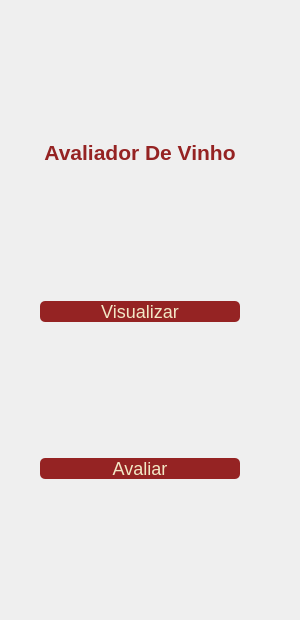
    <widget class="QWidget" name="page_avaliar">
     <widget class="QWidget" name="verticalLayoutWidget_3">
      <property name="geometry">
       <rect>
        <x>0</x>
        <y>0</y>
        <width>291</width>
        <height>611</height>
       </rect>
      </property>
      <layout class="QVBoxLayout" name="verticalLayout_4" stretch="0,0,0">
       <property name="sizeConstraint">
        <enum>QLayout::SetDefaultConstraint</enum>
       </property>
       <property name="leftMargin">
        <number>40</number>
       </property>
       <property name="rightMargin">
        <number>0</number>
       </property>
       <item>
        <widget class="QLabel" name="title_vinho_2">
         <property name="enabled">
          <bool>true</bool>
         </property>
         <property name="sizePolicy">
          <sizepolicy hsizetype="Fixed" vsizetype="Fixed">
           <horstretch>0</horstretch>
           <verstretch>0</verstretch>
          </sizepolicy>
         </property>
         <property name="maximumSize">
          <size>
           <width>200</width>
           <height>35</height>
          </size>
         </property>
         <property name="palette">
          <palette>
           <active>
            <colorrole role="WindowText">
             <brush brushstyle="SolidPattern">
              <color alpha="255">
               <red>149</red>
               <green>35</green>
               <blue>35</blue>
              </color>
             </brush>
            </colorrole>
            <colorrole role="Text">
             <brush brushstyle="SolidPattern">
              <color alpha="255">
               <red>149</red>
               <green>35</green>
               <blue>35</blue>
              </color>
             </brush>
            </colorrole>
           </active>
           <inactive>
            <colorrole role="WindowText">
             <brush brushstyle="SolidPattern">
              <color alpha="255">
               <red>149</red>
               <green>35</green>
               <blue>35</blue>
              </color>
             </brush>
            </colorrole>
            <colorrole role="Text">
             <brush brushstyle="SolidPattern">
              <color alpha="255">
               <red>149</red>
               <green>35</green>
               <blue>35</blue>
              </color>
             </brush>
            </colorrole>
           </inactive>
           <disabled>
            <colorrole role="WindowText">
             <brush brushstyle="SolidPattern">
              <color alpha="255">
               <red>120</red>
               <green>120</green>
               <blue>120</blue>
              </color>
             </brush>
            </colorrole>
            <colorrole role="Text">
             <brush brushstyle="SolidPattern">
              <color alpha="255">
               <red>120</red>
               <green>120</green>
               <blue>120</blue>
              </color>
             </brush>
            </colorrole>
           </disabled>
          </palette>
         </property>
         <property name="font">
          <font>
           <pointsize>16</pointsize>
           <weight>75</weight>
           <bold>true</bold>
          </font>
         </property>
         <property name="layoutDirection">
          <enum>Qt::LeftToRight</enum>
         </property>
         <property name="frameShadow">
          <enum>QFrame::Plain</enum>
         </property>
         <property name="lineWidth">
          <number>0</number>
         </property>
         <property name="text">
          <string>Avaliador De Vinho</string>
         </property>
         <property name="textFormat">
          <enum>Qt::AutoText</enum>
         </property>
         <property name="alignment">
          <set>Qt::AlignBottom|Qt::AlignHCenter</set>
         </property>
        </widget>
       </item>
       <item>
        <widget class="QPushButton" name="visualizar_btn_avaliar">
         <property name="maximumSize">
          <size>
           <width>200</width>
           <height>16777215</height>
          </size>
         </property>
         <property name="palette">
          <palette>
           <active>
            <colorrole role="WindowText">
             <brush brushstyle="SolidPattern">
              <color alpha="255">
               <red>242</red>
               <green>232</green>
               <blue>198</blue>
              </color>
             </brush>
            </colorrole>
            <colorrole role="Button">
             <brush brushstyle="SolidPattern">
              <color alpha="255">
               <red>149</red>
               <green>35</green>
               <blue>35</blue>
              </color>
             </brush>
            </colorrole>
            <colorrole role="Text">
             <brush brushstyle="SolidPattern">
              <color alpha="255">
               <red>242</red>
               <green>232</green>
               <blue>198</blue>
              </color>
             </brush>
            </colorrole>
            <colorrole role="ButtonText">
             <brush brushstyle="SolidPattern">
              <color alpha="255">
               <red>242</red>
               <green>232</green>
               <blue>198</blue>
              </color>
             </brush>
            </colorrole>
            <colorrole role="Base">
             <brush brushstyle="SolidPattern">
              <color alpha="255">
               <red>149</red>
               <green>35</green>
               <blue>35</blue>
              </color>
             </brush>
            </colorrole>
            <colorrole role="Window">
             <brush brushstyle="SolidPattern">
              <color alpha="255">
               <red>149</red>
               <green>35</green>
               <blue>35</blue>
              </color>
             </brush>
            </colorrole>
           </active>
           <inactive>
            <colorrole role="WindowText">
             <brush brushstyle="SolidPattern">
              <color alpha="255">
               <red>242</red>
               <green>232</green>
               <blue>198</blue>
              </color>
             </brush>
            </colorrole>
            <colorrole role="Button">
             <brush brushstyle="SolidPattern">
              <color alpha="255">
               <red>149</red>
               <green>35</green>
               <blue>35</blue>
              </color>
             </brush>
            </colorrole>
            <colorrole role="Text">
             <brush brushstyle="SolidPattern">
              <color alpha="255">
               <red>242</red>
               <green>232</green>
               <blue>198</blue>
              </color>
             </brush>
            </colorrole>
            <colorrole role="ButtonText">
             <brush brushstyle="SolidPattern">
              <color alpha="255">
               <red>242</red>
               <green>232</green>
               <blue>198</blue>
              </color>
             </brush>
            </colorrole>
            <colorrole role="Base">
             <brush brushstyle="SolidPattern">
              <color alpha="255">
               <red>149</red>
               <green>35</green>
               <blue>35</blue>
              </color>
             </brush>
            </colorrole>
            <colorrole role="Window">
             <brush brushstyle="SolidPattern">
              <color alpha="255">
               <red>149</red>
               <green>35</green>
               <blue>35</blue>
              </color>
             </brush>
            </colorrole>
           </inactive>
           <disabled>
            <colorrole role="WindowText">
             <brush brushstyle="SolidPattern">
              <color alpha="255">
               <red>242</red>
               <green>232</green>
               <blue>198</blue>
              </color>
             </brush>
            </colorrole>
            <colorrole role="Button">
             <brush brushstyle="SolidPattern">
              <color alpha="255">
               <red>149</red>
               <green>35</green>
               <blue>35</blue>
              </color>
             </brush>
            </colorrole>
            <colorrole role="Text">
             <brush brushstyle="SolidPattern">
              <color alpha="255">
               <red>242</red>
               <green>232</green>
               <blue>198</blue>
              </color>
             </brush>
            </colorrole>
            <colorrole role="ButtonText">
             <brush brushstyle="SolidPattern">
              <color alpha="255">
               <red>242</red>
               <green>232</green>
               <blue>198</blue>
              </color>
             </brush>
            </colorrole>
            <colorrole role="Base">
             <brush brushstyle="SolidPattern">
              <color alpha="255">
               <red>149</red>
               <green>35</green>
               <blue>35</blue>
              </color>
             </brush>
            </colorrole>
            <colorrole role="Window">
             <brush brushstyle="SolidPattern">
              <color alpha="255">
               <red>149</red>
               <green>35</green>
               <blue>35</blue>
              </color>
             </brush>
            </colorrole>
           </disabled>
          </palette>
         </property>
         <property name="font">
          <font>
           <pointsize>-1</pointsize>
          </font>
         </property>
         <property name="styleSheet">
          <string notr="true">QPushButton{
margin-botton: 15px;
border-radius:5px;
color: #F2E8C6;
background-color: #952323;
font-size: 18px
}</string>
         </property>
         <property name="text">
          <string>Visualizar</string>
         </property>
        </widget>
       </item>
       <item>
        <widget class="QPushButton" name="avaliar_btn_avaliar">
         <property name="sizePolicy">
          <sizepolicy hsizetype="Expanding" vsizetype="Fixed">
           <horstretch>0</horstretch>
           <verstretch>0</verstretch>
          </sizepolicy>
         </property>
         <property name="maximumSize">
          <size>
           <width>200</width>
           <height>16777215</height>
          </size>
         </property>
         <property name="font">
          <font>
           <pointsize>-1</pointsize>
          </font>
         </property>
         <property name="layoutDirection">
          <enum>Qt::LeftToRight</enum>
         </property>
         <property name="styleSheet">
          <string notr="true">QPushButton{
margin-botton: 15px;
border-radius:5px;
color: #F2E8C6;
background-color: #952323;
font-size: 18px
}</string>
         </property>
         <property name="text">
          <string>Avaliar</string>
         </property>
        </widget>
       </item>
      </layout>
     </widget>
    </widget>
